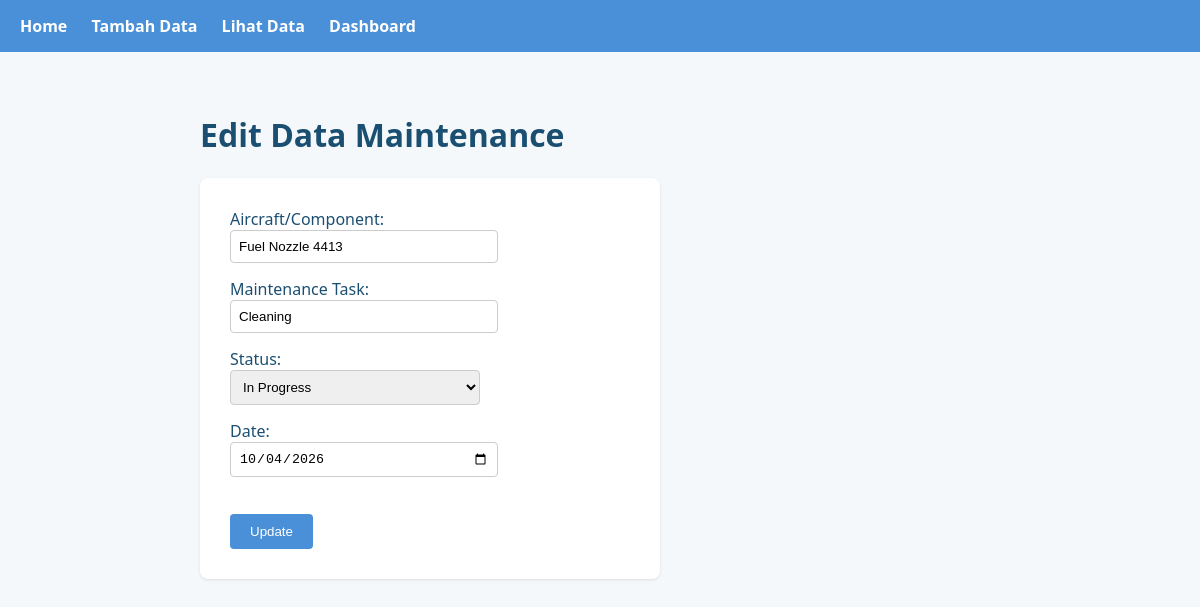
/edit/6, run on the app's committed database.
### tables this page shows
CREATE TABLE maintenance (
    id INTEGER PRIMARY KEY AUTOINCREMENT,
    aircraft TEXT NOT NULL,
    task TEXT NOT NULL,
    status TEXT NOT NULL,
    date TEXT NOT NULL
);

### Aircraft Maintenance Tracker.py (the view, shortened to what this page needs)
@app.route("/edit/<int:id>", methods=["GET", "POST"])
def edit_maintenance(id):
    conn = sqlite3.connect("maintenance.db")
    cursor = conn.cursor()
    cursor.execute("SELECT * FROM maintenance WHERE id=?", (id,))
    item = cursor.fetchone()
    conn.close()
    return render_template("edit_maintenance.html", item=item)

### templates/edit_maintenance.html (shortened to what this page needs)
<!DOCTYPE html>
<html>
<head>
    <link rel="stylesheet" href="{{ url_for('static', filename='style.css') }}">
</head>
<body>
    <nav>
        <a href="/">Home</a>
        <a href="/add">Tambah Data</a>
        <a href="/view">Lihat Data</a>
        <a href="/dashboard">Dashboard</a>
    </nav>
    <div class="container">
        <h1>Edit Data Maintenance</h1>
        <form method="POST" class="form-card">
            <label>Aircraft/Component:</label><br>
            <input type="text" name="aircraft" value="{{ item[1] }}"><br>
            <label>Maintenance Task:</label><br>
            <input type="text" name="task" value="{{ item[2] }}"><br>
            <label>Status:</label><br>
            <select name="status">
                <option value="In Progress" {% if item[3] == "In Progress" %}selected{% endif %}>In Progress</option>
            </select><br>
            <label>Date:</label><br>
            <input type="date" name="date" value="{{ item[4] }}"><br><br>
            <button type="submit">Update</button>
        </form>
    </div>
</body>
</html>

### static/style.css (style rules this page uses)
body { font-family: 'Segoe UI', sans-serif; background-color: #F4F8FB; color: #1B4F72; margin: 0; padding: 0; }
nav { background-color: #4A90D9; padding: 15px 20px; }
nav a { color: white; text-decoration: none; margin-right: 20px; font-weight: bold; }
.container { max-width: 800px; margin: 0 auto; padding: 40px 30px; }
form input, form select { padding: 8px; margin-bottom: 15px; width: 250px; border: 1px solid #ccc; border-radius: 4px; }
button { background-color: #4A90D9; color: white; border: none; padding: 10px 20px; border-radius: 4px; cursor: pointer; }
.form-card { background-color: white; padding: 30px; border-radius: 8px; box-shadow: 0 1px 3px rgba(0,0,0,0.1); max-width: 400px; }

### data on the page
maintenance: aircraft "Fuel Nozzle 4413", task "Cleaning", status "In Progress", date "10/04/2026"
